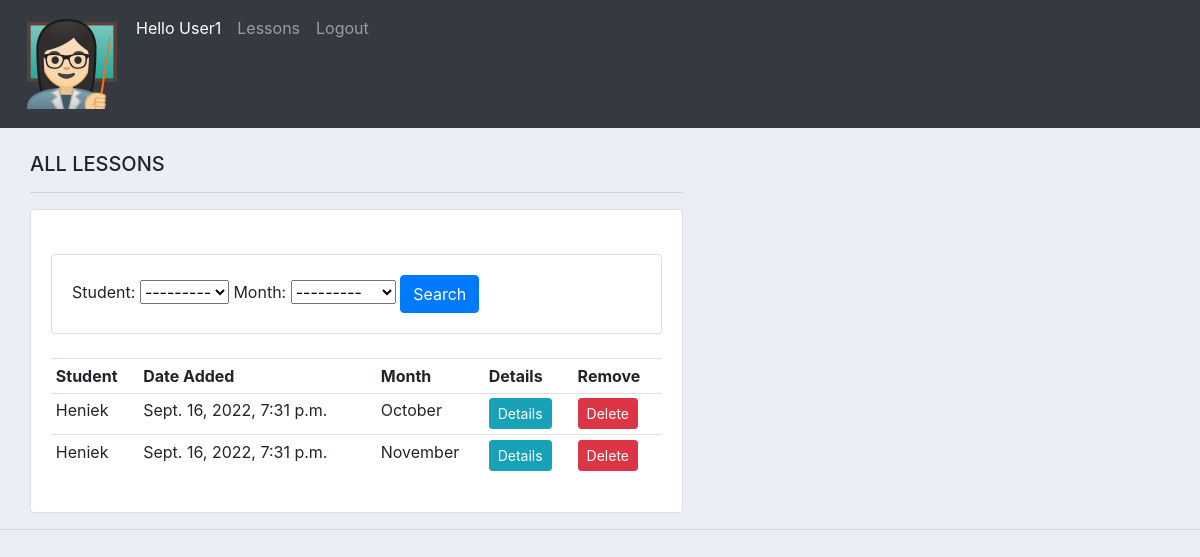
The page /lesson-index/ (signed in) on the database as committed earlier.
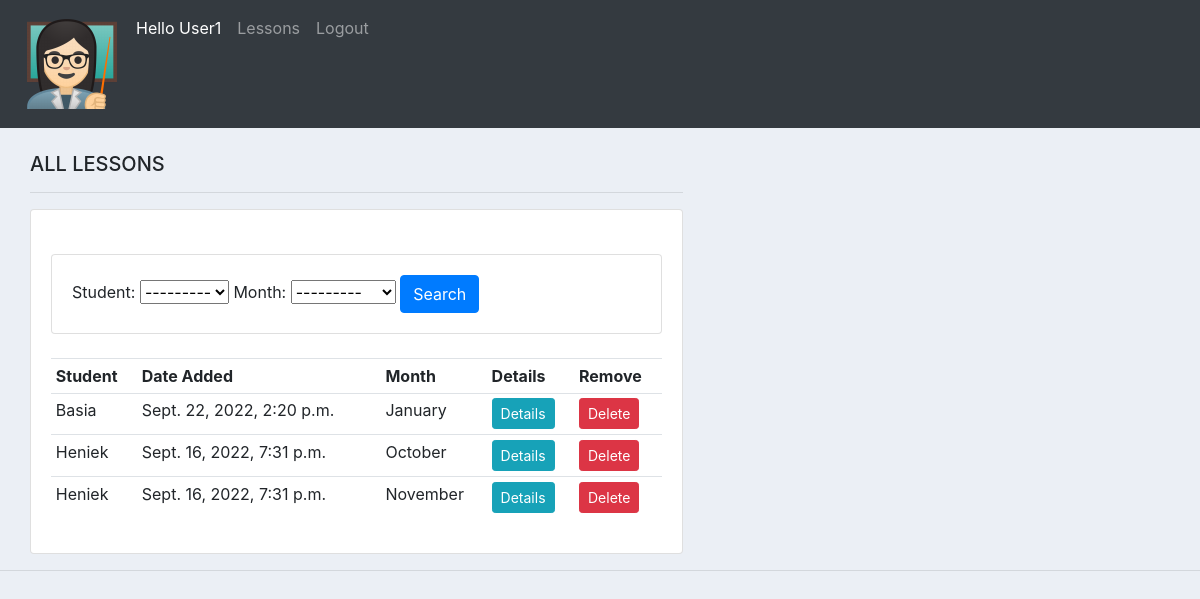
The same page on the database as committed later.
### teachers_notebook/models.py (models this page shows)
class Lesson(models.Model):
    owner = models.ForeignKey(User, related_name='lessons', on_delete=models.CASCADE, null=True)
    subject = models.CharField(max_length=250)
    student = models.ForeignKey(Student, on_delete=models.CASCADE)
    month = models.CharField(max_length=5, choices=MONTH)
    lesson_date = models.DateTimeField(auto_now_add=True)
    lesson_modified = models.DateTimeField(auto_now=True)
    notes = models.CharField(max_length=250)
    google_docs_link = models.URLField(blank=True, null=True)
    duration = models.IntegerField(choices=DURATION)
    time_of_lesson = models.CharField(max_length=150)
    day_of_lesson = models.IntegerField(choices=WEEK_DAYS)
    price = models.IntegerField()
    class Meta:
        ordering = ["-lesson_date"]

class Student(models.Model):
    owner = models.ForeignKey(User, related_name='students', on_delete=models.CASCADE, null=True)
    name = models.CharField(max_length=150)
    phone = models.CharField(max_length=150)
    email = models.EmailField()
    age = models.IntegerField()
    level = models.IntegerField(choices=LEVELS)
    student_info = models.CharField(max_length=250)
    zoom_url = models.URLField(null=True, blank=True)
    def __str__(self):
        return self.name

### teachers_notebook/views.py (the view)
# urls.py: path('lesson-index/', views.LessonIndexView.as_view(), name='lesson_index'),
class LessonIndexView(LoginRequiredMixin, View):
    def get(self, request, *args, **kwargs):
        lessons = Lesson.objects.filter(owner_id=request.user).all()
        index_filter = LessonIndexFilter(request.GET, queryset=lessons)
        lessons = index_filter.qs
        _request_copy = self.request.GET.copy()
        parameters = _request_copy.pop('page', True) and _request_copy.urlencode()
        page = request.GET.get('page', 1)
        paginator = Paginator(lessons, 10)
        try:
            lessons = paginator.page(page)
        except PageNotAnInteger:
            lessons = paginator.page(1)
        except EmptyPage:
            lessons = paginator.page(paginator.num_pages)
        return render(request,
                      'teachers_notebook/lesson_index.html',
                      {'lessons': lessons, 'index_filter': index_filter, 'parameters': parameters})

### teachers_notebook/templates/teachers_notebook/lesson_index.html (shortened to what this page needs)
{% extends 'teachers_notebook/main.html' %}
{% block content %}
	<div class="col-md-7">
    <br>
		<h5>ALL LESSONS</h5>
		<hr>
		<div class="card card-body">
<br>
<div class="row">
	<div class="col">
		<div class="card card-body">
			<form method="get">
				{{index_filter.form}}
		    <button class="btn btn-primary" type="submit">Search</button>
		  </form>
		</div>
	</div>
</div>
<br>
			<table class="table table-sm">
				<tr>
					<th>Student</th>
					<th>Date Added</th>
					<th>Month</th>
					<th>Details</th>
					<th>Remove</th>
				</tr>
				{% for lesson in lessons %}
					<tr>
                        <td>{{ lesson.student }} </td>
						<td>{{ lesson.lesson_date }}</td>
						<td>{{ lesson.get_month_display }}</td>
                        <td><a class="btn btn-sm btn-info" href="{% url 'update_lesson' lesson.id %}">Details</a></td>
                        <td><a class="btn btn-sm btn-danger" href="{% url 'delete_lesson' lesson.id %}">Delete</a></td>
					</tr>
				{% endfor %}
			</table>
		</div>
	</div>
{% endblock %}

Rows that differ between the two databases and show on the page:
added Lesson: student "Basia", lesson_date "Sept. 22, 2022, 2:20 p.m.", month "January"
